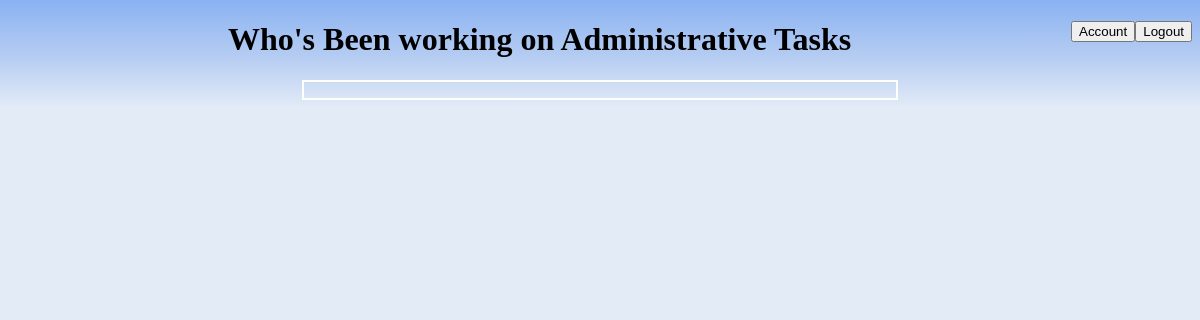
The page /tracker/krmanke/Administrative Tasks/ on the database as committed earlier.
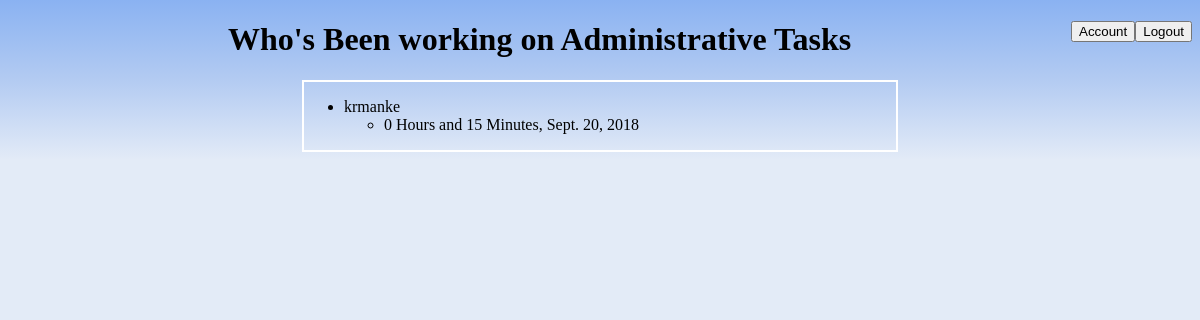
The same page on the database as committed later.
### tracker/models.py (models this page shows, shortened)
class Code(models.Model):
    def __str__(self):
        return str(self.code_text)
    code_text = models.CharField(max_length=200)

class Task(models.Model):
    performed_by = models.ForeignKey('login.User', on_delete=models.CASCADE)
    task_code = models.ForeignKey(Code, on_delete=models.CASCADE)

class Time(models.Model):
    time_hours = models.SmallIntegerField(default=0)
    time_minutes = models.IntegerField(default=0)
    date_performed = models.DateField()
    task_performed = models.ForeignKey(Task, on_delete=models.CASCADE)
    task_text = models.CharField(max_length=200)

### login/models.py (models this page shows)
class User(models.Model):
    def __str__(self):
        return self.username_text
    first_name = models.CharField(max_length=100)
    last_name = models.CharField(max_length=100)
    username_text = models.CharField(max_length=100)
    department = models.CharField(max_length=100)
    role = models.CharField(max_length=100)

### tracker/views.py (the view)
# urls.py: path('<str:in_username>/<str:task_name>/', views.task_viewer, name='tasks')
def task_viewer(request, in_username, task_name):
    if request.method == 'POST':
        if request.POST['action'] == 'previous':
            return redirect('login:login')
        elif request.POST['action'] == 'home':
            return redirect('tracker:index', in_username=in_username)
    else:
        tasks = []
        for entry in Task.objects.all():
            if str(entry.task_code) == task_name:
                tasks.append(entry)
        return render(request, 'tracker/task_viewer.html', {'tasks': tasks, 'task': task_name, 'user': in_username})

### tracker/templates/tracker/task_viewer.html (shortened to what this page needs)
<!DOCTYPE html>
<html lang="en">
<head>
    <form id="logout" method="post" action="{% url 'tracker:tasks' user task %}">
        <button type="submit" name="action" value="previous" style="float:right">Logout</button> <button type="submit" name="action" value="home" style="float:right">Account</button>
    </form>
</head>
<body>
    <div id="header">
        <h1> Who's Been working on {{ task }}</h1>
    </div>
    <div id="list">
        <ul>
            {% for entry in tasks %}
                <li>{{ entry.performed_by }}</li>
                    <ul>
                        {% for time in entry.time_set.all %}
                            <li>{{ time.time_hours }} Hours and {{ time.time_minutes }} Minutes, {{ time.date_performed }}</li>
                        {% endfor %}
                    </ul>
            {% endfor %}
        </ul>
    </div>
</body>
</html>

Rows that differ between the two databases and show on the page:
added Code: code_text "Administrative Tasks"
added Task: performed_by "krmanke"
added Time: time_hours "0", time_minutes "15", date_performed "Sept. 20, 2018"
Other text that changed with them:
{{ task }}: "Administrative Tasks" → (not shown)
